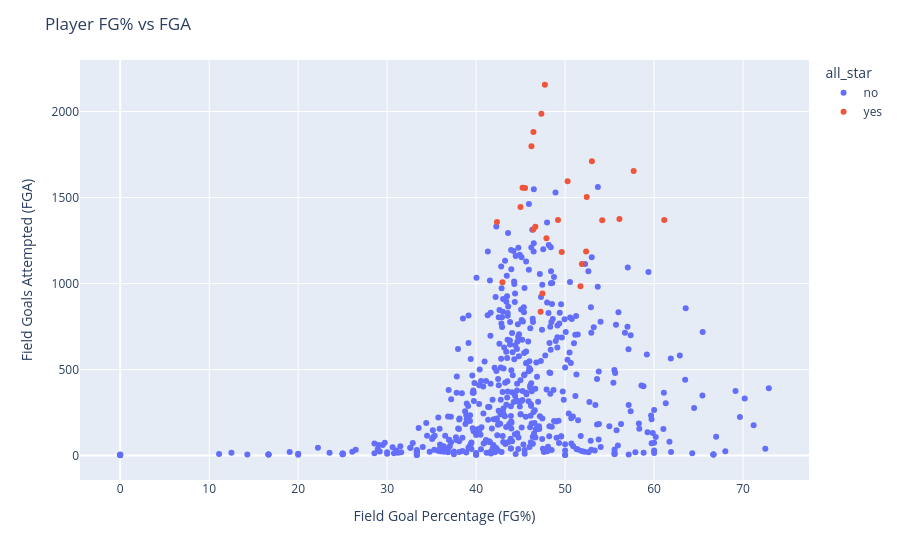

Here is the notebook cell this chart was saved with:
### Code cell
attempts_vs_percentage=px.scatter(player_stats, 
        x='FG%',
        y='FGA_all',
        color ='all_star',                        
        hover_data={'FG%': True, 'FGA_all': True, 'PLAYER_NAME': True}
                                 
        )
attempts_vs_percentage.update_layout(
    title="Player FG% vs FGA ",
    xaxis_title="Field Goal Percentage (FG%)",
    yaxis_title="Field Goals Attempted (FGA)"
)
attempts_vs_percentage.show()

### Figure 1 — Plotly figure (JSON) as saved in the notebook; plotly's stock layout.template omitted (floating-point values rounded to 4 significant figures; data arrays with more than 128 entries replaced by an {"elided": "..."} marker saying what was removed)
{"data": [{"customdata": {"elided": "514x1 str values"}, "hovertemplate": "all_star=no<br>FG%=%{x}<br>FGA_all=%{y}<br>PLAYER_NAME=%{customdata[0]}<extra></extra>", "legendgroup": "no", "marker": {"color": "#636efa", "symbol": "circle"}, "mode": "markers", "name": "no", "orientation": "v", "showlegend": true, "type": "scatter", "x": {"elided": "514 float values"}, "xaxis": "x", "y": {"elided": "514 int values"}, "yaxis": "y"}, {"customdata": [["Anthony Davis"], ["Anthony Edwards"], ["Bam Adebayo"], ["Damian Lillard"], ["Devin Booker"], ["Donovan Mitchell"], ["Giannis Antetokounmpo"], ["Jalen Brunson"], ["Jaylen Brown"], ["Jayson Tatum"], ["Joel Embiid"], ["Julius Randle"], ["Karl-Anthony Towns"], ["Kawhi Leonard"], ["Kevin Durant"], ["LeBron James"], ["Luka Doncic"], ["Nikola Jokic"], ["Paolo Banchero"], ["Paul George"], ["Scottie Barnes"], ["Shai Gilgeous-Alexander"], ["Stephen Curry"], ["Trae Young"], ["Tyrese Haliburton"], ["Tyrese Maxey"]], "hovertemplate": "all_star=yes<br>FG%=%{x}<br>FGA_all=%{y}<br>PLAYER_NAME=%{customdata[0]}<extra></extra>", "legendgroup": "yes", "marker": {"color": "#EF553B", "symbol": "circle"}, "mode": "markers", "name": "yes", "orientation": "v", "showlegend": true, "type": "scatter", "x": [56.1, 46.44, 51.89, 42.34, 49.2, 46.42, 61.14, 47.33, 50.28, 46.22, 51.73, 47.25, 49.62, 52.36, 52.43, 54.17, 47.73, 57.7, 45.5, 46.66, 47.45, 53.01, 44.98, 42.96, 47.9, 45.22], "xaxis": "x", "y": [1376, 1882, 1114, 1358, 1370, 1314, 1369, 1988, 1595, 1798, 984, 836, 1183, 1186, 1503, 1368, 2156, 1655, 1556, 1331, 942, 1711, 1445, 1008, 1263, 1557], "yaxis": "y"}], "layout": {"legend": {"title": {"text": "all_star"}, "tracegroupgap": 0}, "margin": {"t": 60}, "title": {"text": "Player FG% vs FGA "}, "xaxis": {"anchor": "y", "domain": [0, 1], "title": {"text": "Field Goal Percentage (FG%)"}}, "yaxis": {"anchor": "x", "domain": [0, 1], "title": {"text": "Field Goals Attempted (FGA)"}}}}
